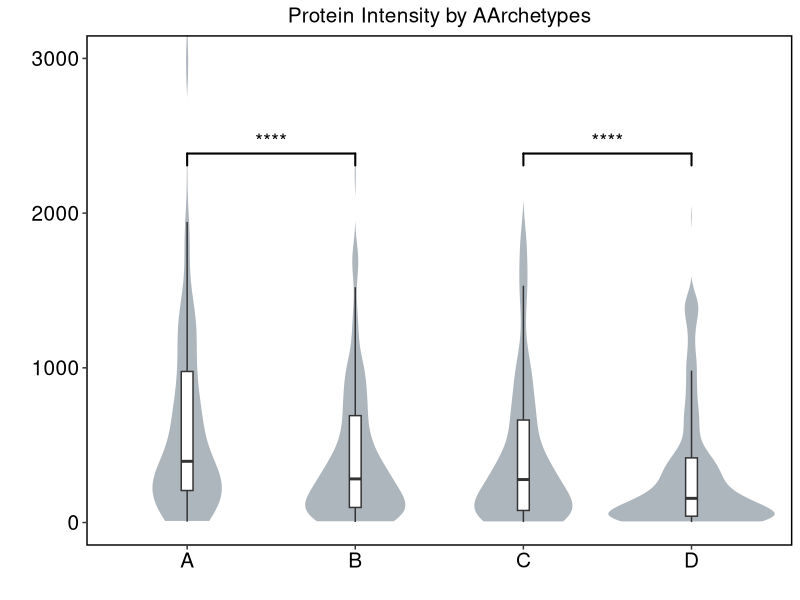

Here is the R script that generated this plot:
rm(list=ls())
library(ggplot2)
library(ggpubr)
library(openxlsx)
library(tidyr)

ProIntensity_data <- read.xlsx('Combined_ProIntensity_in_pathways.xlsx')

violinplot_data_pi <- ProIntensity_data %>% dplyr::select(Cluster, Protein_intensity)
violinplot_data_pi <- violinplot_data_pi[!is.na(violinplot_data_pi$Protein_intensity), ]

P <- ggplot(violinplot_data_pi,
            aes(x=Cluster, y=Protein_intensity, fill=Cluster)) + 
  geom_violin(width=1.0, trim=TRUE,fill="#adb5bd",color="white") + 
  geom_boxplot(width=0.07,position=position_dodge(0.9),outlier.colour = NA, fill = 'white')+
  theme_bw()+ 
  theme(plot.title = element_text(size = 15, hjust = 0.5),
        axis.title.y=element_text(size = 15), 
        axis.text.y=element_text(size=15, color = 'black'),
        axis.text.x=element_text(size=15, color = 'black'),
        legend.title=element_text(size = 15),
        legend.text=element_text(size = 12), 
        panel.border = element_rect(size = 1, color = 'black'), 
        panel.grid.major = element_blank(),  
        panel.grid.minor = element_blank())+     
  labs(title = 'Protein Intensity by AArchetypes', x = '', y = '')+
  guides(fill=guide_legend(title = NULL))+
  coord_cartesian(ylim = c(0, 3000))+
  stat_compare_means(comparisons = list(c("A", "B"),
                                        c("C", "D")
                                        ),
                     method = "wilcox.test", label = "p.signif", size = 5, bracket.size = 0.7,
                     tip.length = 0.01,
                     label.y = c(2000, 2000)
  )
P      

ggsave('Protein Intensity by AArchetypes.jpg', P, width = 4, height = 4, limitsize = FALSE, dpi = 1000)






